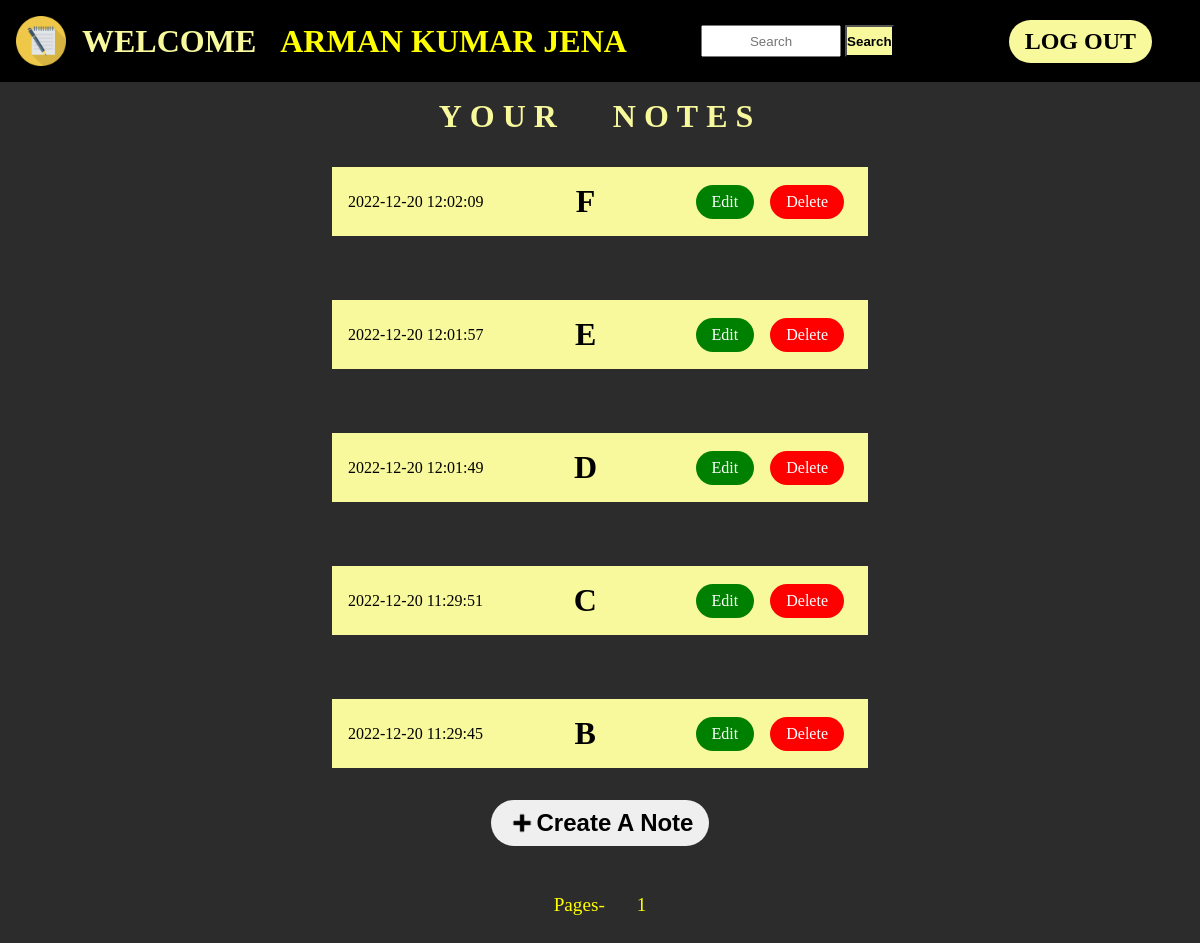
/filter.php (signed in), run on the app's committed database.
### filter.php (the view, shortened to what this page needs)
<?php
@include 'config/database.php';
?>
<!DOCTYPE html>
<html lang="en">
<head>
    <link rel="stylesheet" href="./CSS/style.css">
    <link rel="stylesheet" href="./CSS/content.css">
</head>
<body>
    <header class="head">
        <div class='logo'>
            <img class='hd-img' src="./images/579703.png" alt="logo">
            <div>WELCOME <span style="margin-left:1rem;color:yellow"><?php echo  $_SESSION['user_name'] ?></span></div>
        </div>
        <div>
            <form method="POST">
                <input type="text" name="search" id="search" placeholder="Search" style="text-align: center" required>
                <input type="submit" value="Search" name="submit" class="search-btn">
            </form>
        </div>
        <div class="nav">
            <a class='hover ' style=" color: black;background-color:  rgb(248, 248, 156);font-weight:800" onMouseOver="this.style.backgroundColor='#f6f600'" onMouseOut="this.style.backgroundColor='#f8f89c'" href="Logout.php">LOG OUT</a>
        </div>
    </header>
    <h1 class='heading'>YOUR &nbsp;&nbsp;NOTES</h1>
    <?php
    $email = $_SESSION['user_email'];
    if (isset($_POST['submit'])) {
        $titles = $_POST['search'];
        $query = "SELECT * FROM `$email` WHERE title like '%$titles%' ";
        $result = mysqli_query($conn2, $query);
        if (mysqli_num_rows($result) > 0) {
            while ($row = mysqli_fetch_assoc($result)) {
                $date = $row['date'];
                $descp = $row['description'];
                $title = $row['title'];
                $sl_no = $row['sl_no'];
                echo "<main class='container'>
                <div class='note'>
                    <div class='title'>
                        <p>$date</p>
                    </div>
                    <h3> $title</h3>
                    <div class='crud'>
                        <a href='edit.php?title=$title&id=$sl_no&email=$email'  class='btn edit'>Edit</a>
                        <a href='delete.php?id=$sl_no&email=$email' class='btn delete' >Delete</a>
                    </div>
                </div>
            </main>";
            }
        } else {
            echo "<main class='container'>
                <div style='background-color:rgb(248, 248, 156)'>
                    <h1 style='text-align:center'> No Matching Notes Found </h1>
                </div>
            </main>";
        }
    } else {
        $select = "SELECT * FROM `$email` ";
        $result = mysqli_query($conn2, $select);
        $limit = 5;
        $total_pages = ceil(mysqli_num_rows($result) / $limit);
        $curr_page = 1;
        $start = ($curr_page - 1) * $limit;
        $query2 = "SELECT * FROM `$email` ORDER BY sl_no DESC LIMIT $start,$limit";
        $result2 = mysqli_query($conn2, $query2);
        if (mysqli_num_rows($result2) > 0) {
            while ($row = mysqli_fetch_assoc($result2)) {
                $date = $row['date'];
                $title = $row['title'];
                $sl_no = $row['sl_no'];
                echo     "<main class='container'>
            <div class='note'>
                <div class='title'>
                    <p>$date</p>
                </div>
                <h3> $title</h3>
                <div class='crud'>
                    <a href='edit.php?title=$title&id=$sl_no&email=$email'  class='btn edit'>Edit</a>
                    <a href='delete.php?id=$sl_no&email=$email' class='btn delete' >Delete</a>
                </div>
            </div>
        </main>
        ";
            }
            if ($curr_page == $total_pages) {
                echo "<div class='create'>
                <button  class='btn' id='btn'>
                    <div class='create'>
                        <img src='./images/plus.png' class='plus' alt='plus'>
                        <p>Create A Note</p>
                    </div>
                </button>
            </div>";
            }
        }
    }
    ?>
    <footer class="pagination ">
        <?php
        if (!isset($_POST['submit'])) {
            echo "<p> Pages-</p>";
            for ($i = 1; $i <= $total_pages; $i++) {
                echo "<a  href='?page=$i'>$i</a>";
            }
        }
        ?>
    </footer>
</body>
</html>

### CSS/style.css (style rules this page uses)
* { padding: 0; margin: 0; box-sizing: border-box; }
img { display: block; }
a { text-decoration: none; display: block; }
.hd-img { width: 50px; height: auto; }
body { background-color: rgb(45, 44, 44); }
.head { display: flex; justify-content: space-between; align-items: center; padding: 1rem; background-color: black; color: rgb(248, 248, 156); }
.logo { display: flex; justify-content: center; align-items: center; font-size: 2rem; font-weight: 900; gap: 1rem; color: rgb(248, 248, 156); }
.nav { display: flex; justify-content: center; align-items: center; font-size: 1.5rem; font-weight: 500; gap: 3rem; margin-right: 2rem; }
.hover { padding-top: 0.5rem; padding-bottom: 0.5rem; padding-left: 1rem; padding-right: 1rem; border-radius: 2rem; color: #f8f89c; }

### CSS/content.css (style rules this page uses)
.container { display: flex; flex-direction: column; width: 50vw; margin-inline: auto; padding: 2rem; }
.head { margin-bottom: 1rem; position: sticky; top: 0; }
#search { height: 2rem; width: 60%; }
.search-btn { height: 2rem; background-color: rgb(248, 248, 156); font-weight: 600; }
img { display: inline; }
h3 { font-size: 2rem; }
.heading { text-align: center; color: rgb(248, 248, 156); letter-spacing: 0.5rem; }
.note { display: flex; justify-content: space-between; align-items: center; padding: 1rem; background-color: rgb(248, 248, 156); }
.crud a { display: inline; }
.crud { display: flex; justify-content: space-evenly; }
.btn { padding-top: 0.5rem; padding-bottom: 0.5rem; padding-left: 1rem; padding-right: 1rem; border-radius: 2rem; border-style: none; margin-inline: 0.5rem; }
.edit { background-color: green; color: white; }
.delete { background-color: red; color: white; }
.plus { width: 30px; }
.create { display: flex; justify-content: center; }
.create .create { align-items: center; font-size: 1.5rem; font-weight: 900; }
.pagination a { text-decoration: none; color: yellow; }
.pagination { color: yellow; display: flex; justify-content: center; margin: 3rem; gap: 2rem; font-size: 1.2rem; }
body { position: relative; }

### data on the page
arman.k.jena07@gmail.com: date "2022-12-20 12:02:09", title "F"
arman.k.jena07@gmail.com: date "2022-12-20 12:01:57", title "E"
arman.k.jena07@gmail.com: date "2022-12-20 12:01:49", title "D"
arman.k.jena07@gmail.com: date "2022-12-20 11:29:51", title "C"
arman.k.jena07@gmail.com: date "2022-12-20 11:29:45", title "B"

### other printed values
$_SESSION['user_name'] "ARMAN KUMAR JENA"
